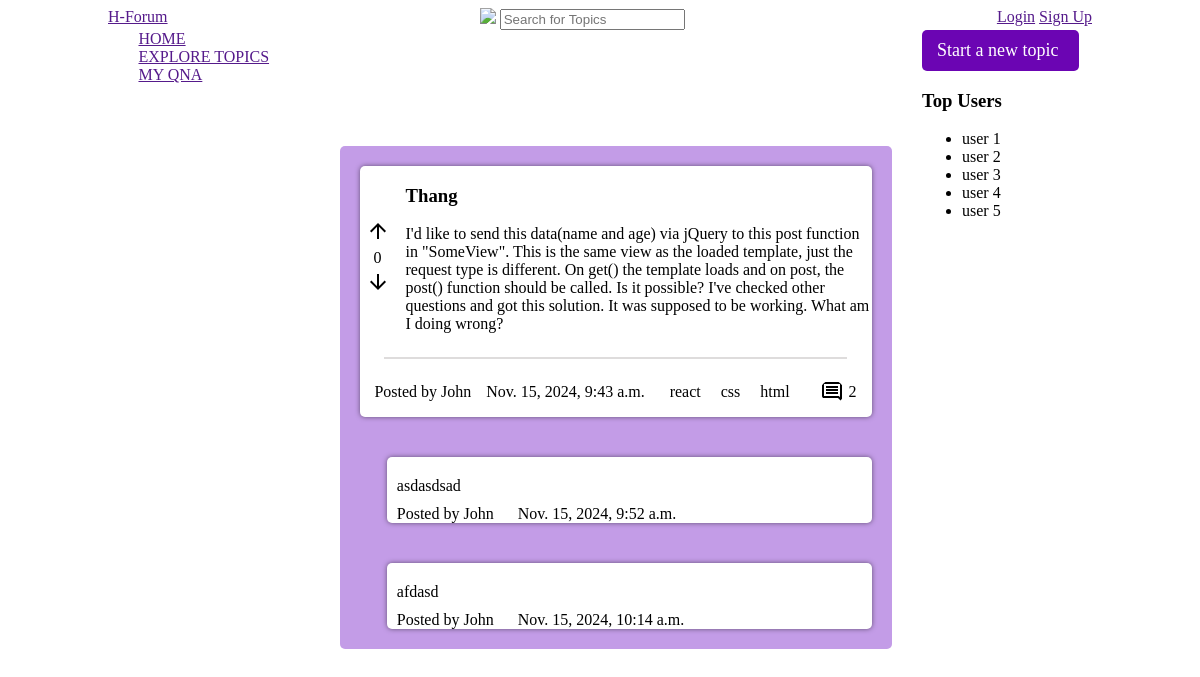
The page / on the database its author committed.
### comment/models.py (models this page shows, shortened)
class Post(models.Model):
    title = models.CharField(max_length=100)
    content = models.TextField()
    author = models.ForeignKey(Author, on_delete=models.CASCADE)
    tags = models.ManyToManyField(Tag)
    slug = models.SlugField(unique=True, db_index=True)
    votes = models.IntegerField(default=0)
    comments = models.ManyToManyField(Comment, related_name="posts_related")
    created_at = models.DateTimeField(auto_now_add=True)
    updated_at = models.DateTimeField(auto_now=True)

class Author(models.Model):
    first_name = models.CharField(max_length=100)
    last_name = models.CharField(max_length=100)
    email_address = models.EmailField()
    def __str__(self):
        return self.first_name

class Tag(models.Model):
    caption = models.CharField(max_length=100)

class Comment(models.Model):
    post = models.ForeignKey(
        "Post", on_delete=models.CASCADE, related_name="comments_related"
    )
    content = models.TextField(default=" ")
    created_at = models.DateTimeField(auto_now_add=True)
    author = models.ForeignKey(Author, on_delete=models.CASCADE)

### comment/views.py (the view)
# urls.py: path("", views.index, name="home"),
def index(request):
    posts = Post.objects.all()
    if request.method == "POST":
        print(request.POST)
        form = commentsForm(request.POST)
        post_id = request.POST.get("post_id")
        post = get_object_or_404(Post, id=post_id)
        if form.is_valid():
            comment = form.save(commit=False)
            comment.post = post
            comment.author = Author.objects.create(
                first_name="John", last_name="Doe", email_address="test@example.com"
            )
            comment.save()
            post.comments.add(comment)
            return redirect("home")
        else:
            return JsonResponse({"error": form.errors})
    else:
        form = commentsForm()
    return render(
        request,
        "comment/index.html",
        {"posts": posts, "form": form},
    )

### comment/forms.py
class commentsForm(forms.ModelForm):
    content = forms.CharField(
        required=True,
        widget=forms.Textarea(
            attrs={
                "class": "form-control__comment--input",
                "placeholder": "Enter your comment here",
                "cols": "93",
                "rows": "5",
            }
        ),
    )
    class Meta:
        model = Comment
        fields = [
            "content",
        ]

### comment/templates/comment/index.html (shortened to what this page needs)
{% extends 'base.html' %} {% load static %}  {%block css %}
<link rel="stylesheet" href="{% static 'comment/index.css' %}" />
{% endblock %}
{% block content %}
<section id="all-posts">
  <ul class="list_all_post--center">
    {% for post in posts %}
    <li class="comment">
      <div class="topic_content--white">
        <div class="upper_section">
          <div class="votes--inline-block">
            <button type="submit" class="btn-nostyle">
              <svg xmlns="http://www.w3.org/2000/svg" height="24px" viewBox="0 -960 960 960" width="24px" fill="#000000">
                <path d="M440-160v-487L216-423l-56-57 320-320 320 320-56 57-224-224v487h-80Z"/>
              </svg>
            </button>
            <p style="text-align: center">{{ post.votes }}</p>
            <button type="submit" class="btn-nostyle">
              <svg xmlns="http://www.w3.org/2000/svg" height="24px" viewBox="0 -960 960 960" width="24px" fill="#000000">
                <path d="M440-800v487L216-537l-56 57 320 320 320-320-56-57-224 224v-487h-80Z"/>
              </svg>
            </button>
          </div>
          <div class="title__content--columns">
            <h3>{{ post.title }}</h3>
            <p>{{ post.content }}</p>
          </div>
        </div>
        <hr />
        <div class="lower_section">
          <p>Posted by {{ post.author }}</p>
          <p>{{ post.created_at }}</p>
          <div class="tags--center">
            {% for tag in post.tags.all %}
            <span class="tag">{{ tag.caption }}</span>
            {% endfor %}
          </div>
          <div class="message_count" data-post-id="{{ post.id }}">
            <img src="{% static 'comment/comment.svg' %}" alt="message count" />{{ post.comments.count }}
          </div>
        </div>
      </div>
            {% for comment in post.comments.all %}
            <div class="comments--center">
            <span class="comment_content">{{ comment.content }}</span>
            <div class="info">
            <span class="comment_author"> Posted by {{ comment.author }}</span>
            <span class="comment_author"> {{ comment.created_at }}</span>
            </div>
            </div>
            {% endfor %}
    </li>
    {% endfor %}
  </ul>
</section>
{% endblock %}

### comment/static/comment/index.css (style rules this page uses)
.btn-nostyle { background-color: white; border: none; cursor: pointer; }
#all-posts { width: 50%; margin-top: 100px; }
.list_all_post--center { display: flex; list-style: none; flex-direction: column; }
.comment { display: flex; flex-direction: column; background-color: rgb(195, 156, 231); border-radius: 5px; margin-bottom: 20px; }
.upper_section { display: flex; border-top-left-radius: 5px; border-top-right-radius: 5px; }
.votes--inline-block { display: flex; flex-direction: column; align-items: center; justify-content: center; margin-right: 10px; }
.votes--inline-block p { margin: 0px; margin-top: 2px; margin-bottom: 2px; }
.lower_section { display: flex; justify-content: space-evenly; }
.tags--center { display: flex; justify-content: center; align-items: center; }
.tag { padding: 10px; }
.message_count { display: flex; justify-content: center; align-items: center; }
.topic_content--white { background-color: white; margin: 20px; border-radius: 5px; box-shadow: 0px 0px 5px 0px rgb(0, 0, 0,0.5); }
hr { width: 90%; border: 1px solid rgb(222, 220, 220); }
.title__content--columns { display: flex; flex-direction: column; }
.title__content--columns p { margin-top: 0px; }
.message_count { cursor: pointer; }
.message_count img { padding: 5px; border-radius: 50%; }
.comments--center { display: flex; flex-direction: column; margin: 20px; margin-left: auto; background-color: white; padding-left: 10px; width: 86%; border-radius: 5px; box-shadow: 0px 0px 5px 0px rgb(0, 0, 0,0.5); }
.comment_content { padding-top: 20px; padding-bottom: 10px; }
.comment_author { padding-right: 20px; padding-bottom: 10px; padding-top: 10px; }

### rows shown on the page
Post: votes "0", title "Thang", content "I'd like to send this data(name and age) via jQuery to this post function in \"SomeView\". This is the same view as the loaded template, just the request type is different. On get() the template loads and on post, the post() function should be called. Is it possible? I've checked other questions and got this solution. It was supposed to be working. What am I doing wrong?", author "John", created_at "Nov. 15, 2024, 9:43 a.m.", comments.count "2"
Tag: caption "react"
Tag: caption "css"
Tag: caption "html"
Comment: content "asdasdsad", author "John", created_at "Nov. 15, 2024, 9:52 a.m."
Comment: content "afdasd", author "John", created_at "Nov. 15, 2024, 10:14 a.m."
